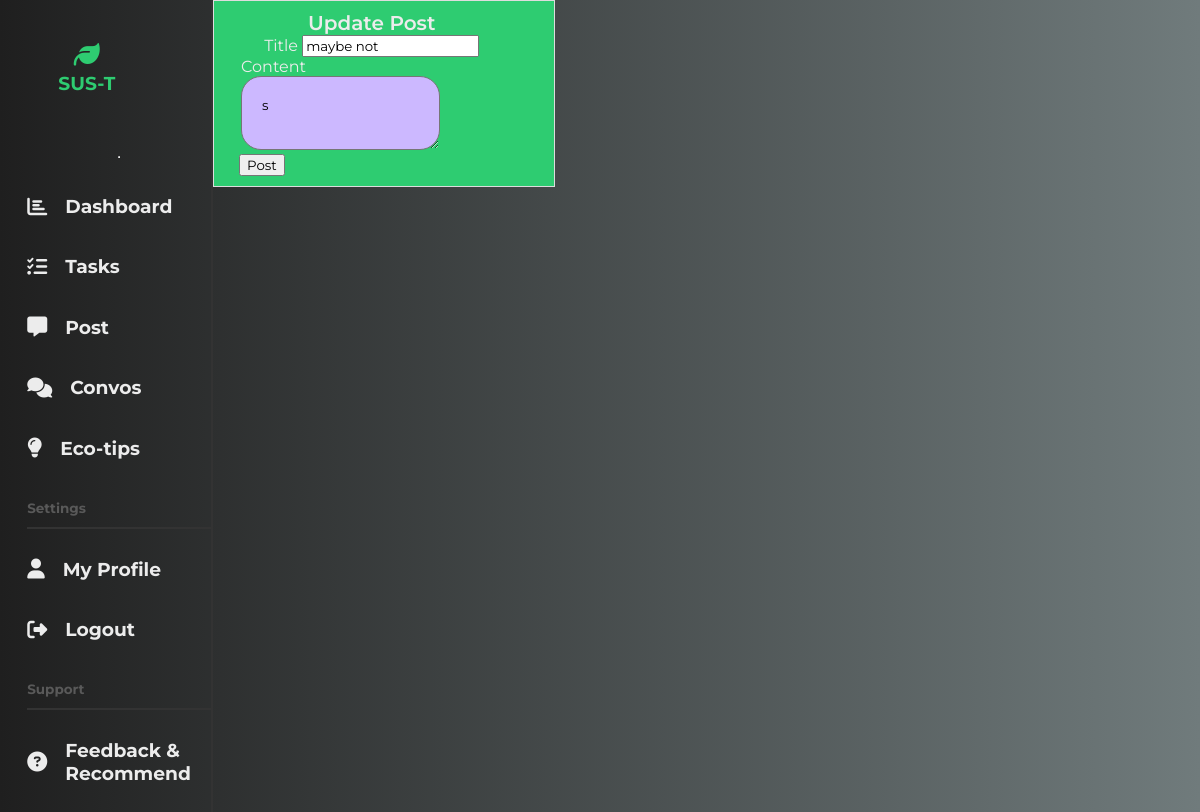
Before: /post/6/update (signed in) with the older database file.
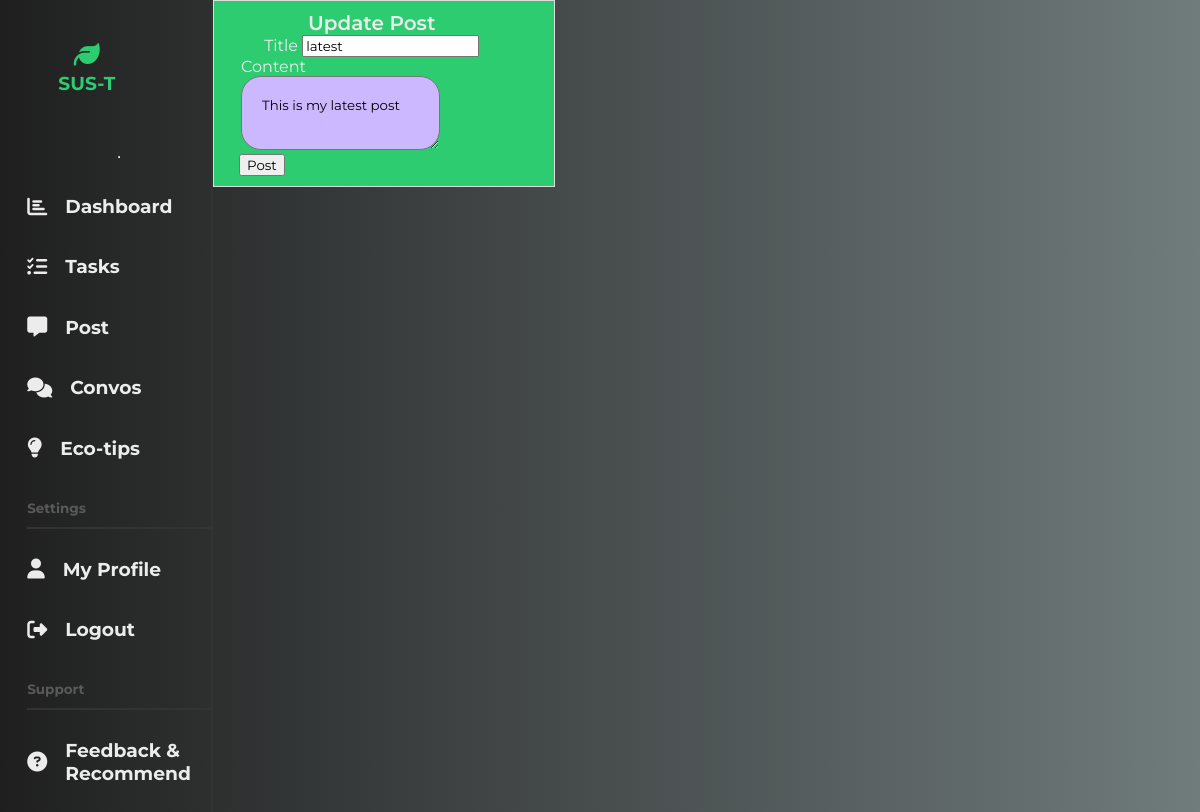
After: the same page with the newer database file.
### flaskapp/models.py (models this page shows, shortened)
class Post(db.Model):
    id = db.Column(db.Integer, primary_key=True)
    title = db.Column(db.String(100), nullable=False)
    date_posted = db.Column(db.DateTime, nullable=False, default=datetime.utcnow)
    content = db.Column(db.Text, nullable=False)
    user_id = db.Column(db.Integer, db.ForeignKey('user.id'), nullable=False)

### flaskapp/routes.py (the view)
@app.route("/post/<int:post_id>/update", methods=['GET', 'POST'])
@login_required
def update_post(post_id):
    post = Post.query.get_or_404(post_id)
    if post.author != current_user:
        abort(403)
    form = PostForm()
    if form.validate_on_submit():
        post.title = form.title.data
        post.content = form.content.data
        db.session.commit()
        flash('Your post has been updated!', 'success')
        return redirect(url_for('post', post_id=post.id))
    elif request.method == 'GET':
        form.title.data = post.title
        form.content.data = post.content
    return render_template('create_post.html', title='Update Post',
                           form=form, legend='Update Post')

### flaskapp/forms.py
class PostForm(FlaskForm):
    title = StringField('Title', validators=[DataRequired()])
    content = TextAreaField('Content', validators=[DataRequired()])
    submit = SubmitField('Post')

### flaskapp/models.py (called while the page is built)
@login_manager.user_loader
def load_user(user_id):
    return User.query.get(int(user_id))

### flaskapp/Templates/create_post.html (shortened to what this page needs)
{% extends "layout.html" %}
{% block mainheader %}
<div class="content-section">
    <form method="POST" action="">
        <fieldset class="form-group">
            <legend class="border-bottom mb-4">{{ legend }}</legend>
            <div class="form-group">
                {{ form.title.label(class="form-control-label") }}
                {% if form.title.errors %}
                    {{ form.title(class="form-control form-control-lg is-invalid") }}
                    <div class="invalid-feedback">
                        {% for error in form.title.errors %}
                            <span>{{ error }}</span>
                        {% endfor %}
                    </div>
                {% else %}
                    {{ form.title(class="form-control form-control-lg") }}
                {% endif %}
            </div>
            <div class="form-group">
                {{ form.content.label(class="form-control-label") }}
                {% if form.content.errors %}
                    {{ form.content(class="form-control form-control-lg is-invalid") }}
                    <div class="invalid-feedback">
                        {% for error in form.content.errors %}
                            <span>{{ error }}</span>
                        {% endfor %}
                    </div>
                {% else %}
                    {{ form.content(class="form-control form-control-lg") }}
                {% endif %}
            </div>
        </fieldset>
        <div class="form-group">
            {{ form.submit(class="btn btn-outline-info") }}
        </div>
    </form>
</div>
{% endblock mainheader %}

Changed rows visible on the page:
changed Post: title "maybe not" → "latest"; content "s" → "This is my latest post"
